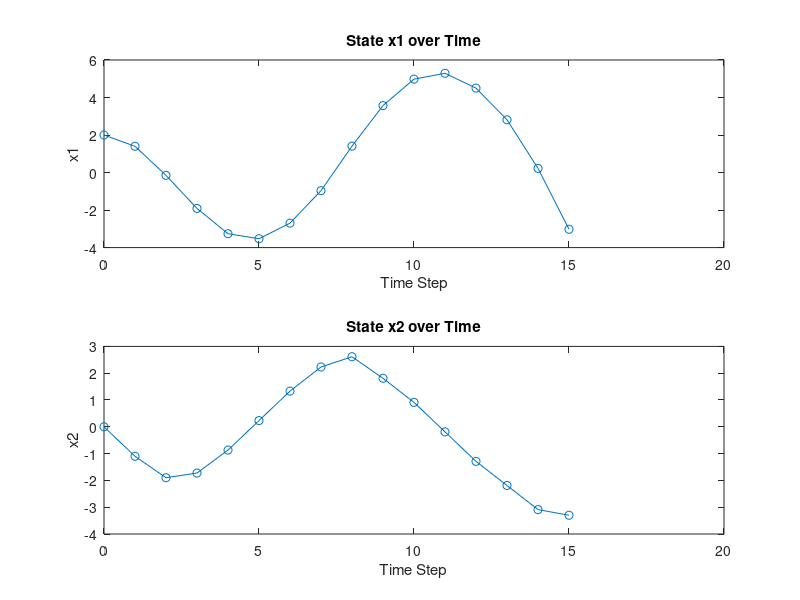
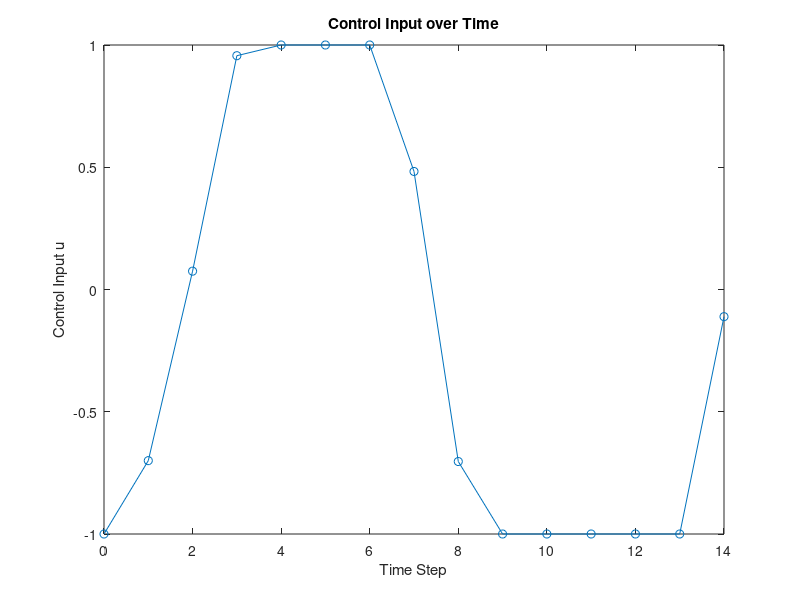

Source code (MATLAB) for these figures, in order:
%x(t + 1) = Ax(t) + Bu(t) + w(t)

% Defining the matrixes of the sytem for the system: x(t + 1) = Ax(t) + Bu(t) + w(t)

A = [1 1; 0 1];           %state transition matrix ; 
% how x(t) evolves over time 

B = [0.5; 1];            %Control inpuit matrix
%how the control input u(t) affects the state x(t)
 
x0 = [2; 0];             % Initial state ; first state value is 2 and second state value is 0
% starting point of the system, from which the simulation will begin


% Define Cost Function Parameters
Q = eye(2);              % State cost matrix  ; eye generates 2x2 IDENTITY matrix ; both state variables are penalized equally in the cost function. (1 0 / 0 1)
R = 1;                   % Control cost matrix (scalar for single input);  moderate penalty

%Q : penalizes deviations in the state
%R: penalizes the control effort

% Define Constraints
u_max = 1;               % Maximum allowable control input ; u cannot exceed 1
x_max = [10; 10];        % Maximum allowable state values ; maximum allowable values for each state variable


% Define the Uncertainty Set using Zonotopes
disturbance = 0.1 * [-1 1];  % zonotopes 0.1 or -0.1 , will be chosen randomly later 
%At each time step, the disturbance can randomly take a value of either -0.1 or 0.1, introducing small random variations to the state.



% Set up Time Horizon
N = 5;                   % Short prediction horizon to keep things simple
T = 15;                  % Total simulation steps

% Initialize Variables
x = x0;                  % Current state
x_traj = x0;             % State trajectory for plotting
u_traj = [];             % Control trajectory for plotting

% MPC Loop
for t = 1:T

    u = -0.5 * x(1);     % K=0.5 the proortional gain and x1 is the first state variable   
    
% achieve stability:       simple control strategy to stabilize the system.


    % Apply constraints to the control input
  u = max(min(u, u_max), -u_max);  % Limit control input to allowable range
    

% ensures that the control input u stays within the allowable range defined  umax and -umax


    % Compute Next State (using system dynamics)
    w = disturbance(randi(2));      % Randomly pick a disturbance from the set , either 0.5 or -0.5
    x_next = A * x + B * u + w;     % Update the state with control input and disturbance 
    
    % Apply state constraints ; min max approach used in Robust MPC
   x_next = max(min(x_next, x_max), -x_max);  % Limit the state to within allowable bounds
    

% min(x_next, x_max) compares each element of x_next with x_max. If any element of x_next exceeds the corresponding element in x_max, it is set to the value in x_max, limiting it from above.
% max(..., -x_max) then takes the result and ensures that no element of x_next is below -x_max, limiting it from below.
% All this in order  to make sure that  each element of x_next to be within the range [ -x_max, x_max ].



    % Store results for plotting
    x_traj = [x_traj, x_next];       % Append new state to trajectory
    u_traj = [u_traj, u];            % Append control input to trajectory
    
    % Update current state for the next iteration
    x = x_next;
end



% Plot Results
figure;
subplot(2, 1, 1);
plot(0:T, x_traj(1, :), '-o');
title('State x1 over Time');
xlabel('Time Step');
ylabel('x1');

subplot(2, 1, 2);
plot(0:T, x_traj(2, :), '-o');
title('State x2 over Time');
xlabel('Time Step');
ylabel('x2');

% Plot Control Input
figure;
plot(0:T-1, u_traj, '-o');
title('Control Input over Time');
xlabel('Time Step');
ylabel('Control Input u');
